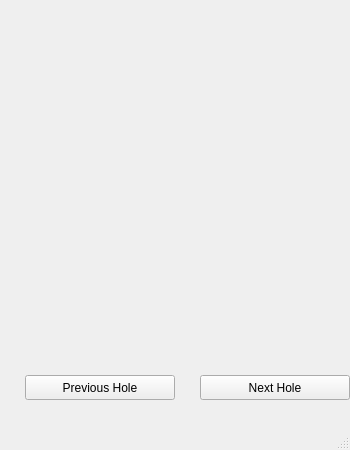
<?xml version="1.0" encoding="UTF-8"?>
<ui version="4.0">
 <class>hole</class>
 <widget class="QMainWindow" name="hole">
  <property name="geometry">
   <rect>
    <x>0</x>
    <y>0</y>
    <width>350</width>
    <height>450</height>
   </rect>
  </property>
  <property name="windowTitle">
   <string>GolfApp</string>
  </property>
  <widget class="QWidget" name="centralwidget">
   <widget class="QWidget" name="gridLayoutWidget">
    <property name="geometry">
     <rect>
      <x>9</x>
      <y>9</y>
      <width>331</width>
      <height>351</height>
     </rect>
    </property>
    <layout class="QGridLayout" name="gridLayout"/>
   </widget>
   <widget class="QPushButton" name="previousButton">
    <property name="geometry">
     <rect>
      <x>25</x>
      <y>375</y>
      <width>150</width>
      <height>25</height>
     </rect>
    </property>
    <property name="text">
     <string>Previous Hole</string>
    </property>
   </widget>
   <widget class="QPushButton" name="nextButton">
    <property name="geometry">
     <rect>
      <x>200</x>
      <y>375</y>
      <width>150</width>
      <height>25</height>
     </rect>
    </property>
    <property name="text">
     <string>Next Hole</string>
    </property>
   </widget>
  </widget>
  <widget class="QMenuBar" name="menubar">
   <property name="geometry">
    <rect>
     <x>0</x>
     <y>0</y>
     <width>350</width>
     <height>22</height>
    </rect>
   </property>
  </widget>
  <widget class="QStatusBar" name="statusbar"/>
 </widget>
 <resources/>
 <connections/>
</ui>
